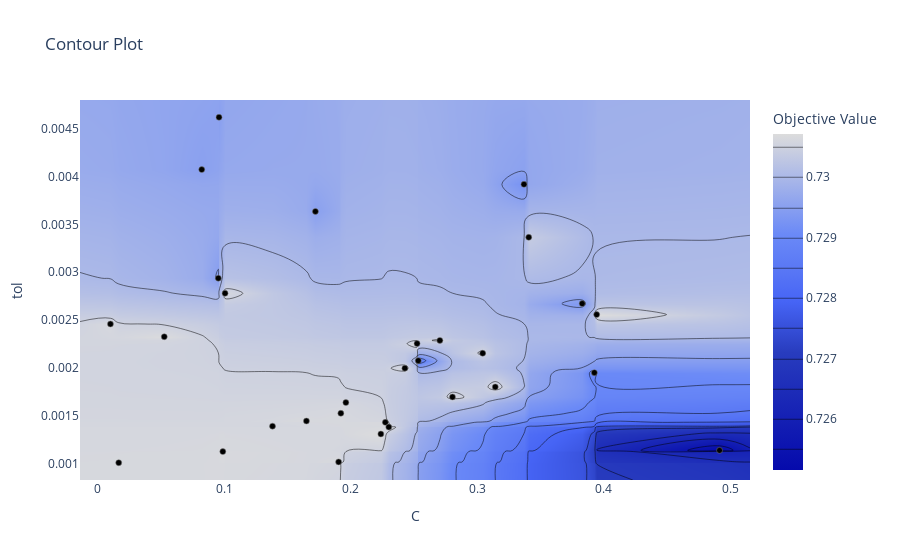

Here is the notebook cell this chart was saved with:
### Code cell
###################################################################################################
# Select parameters to visualize.
plot_contour(study, params=[ 'C', 'tol'])
